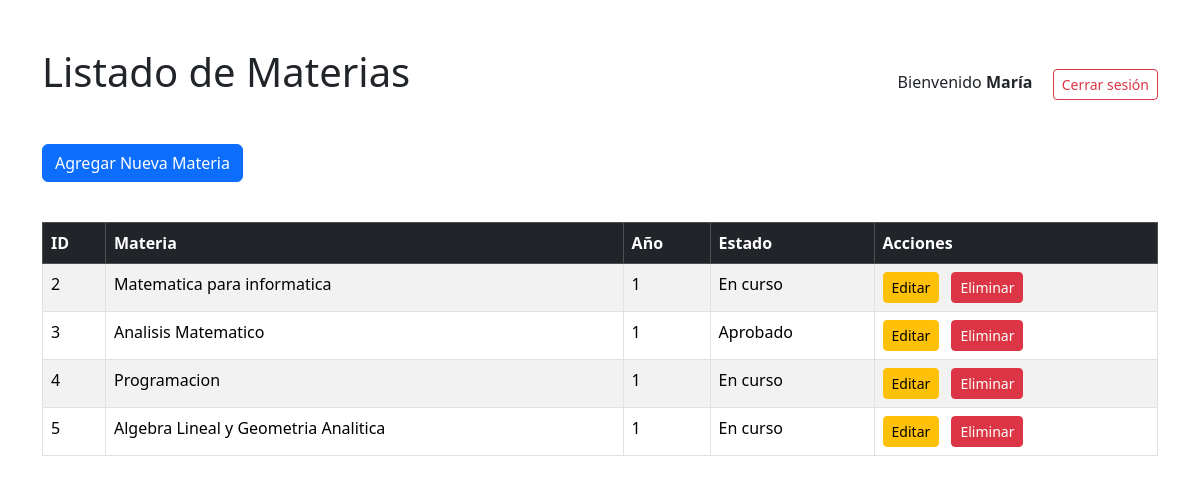
The page /index.php?action=index (signed in) on the database its author committed.
### tables this page shows
CREATE TABLE `materias` (
  `idMateria` int(11) NOT NULL,
  `mat_nombre` varchar(60) NOT NULL,
  `mat_anio` int(11) NOT NULL,
  `mat_activo` tinyint(1) NOT NULL DEFAULT 1,
  `idEstado` int(11) NOT NULL
);

CREATE TABLE `estados` (
  `idEstado` int(11) NOT NULL,
  `est_nombre` varchar(20) NOT NULL,
  `est_activo` tinyint(1) NOT NULL DEFAULT 1
);

### controllers/MateriaController.php (called while the page is built, shortened)
<?php
require_once('../models/Materia.php');
class MateriaController{
    private $modeloMateria;
    public function __construct($conexion){
        $this->modeloMateria = new Materia($conexion);
    }
    public function index(){
        $materias = $this->modeloMateria->obtenerTodas();
        require_once('../views/materias/index.php');
    }
}
?>

### models/Materia.php (called while the page is built, shortened)
<?php
class Materia{
    private $conn;
    public function __construct($conexion){
        $this->conn = $conexion;
    }
    public function obtenerTodas(){
        $sql = "SELECT m.idMateria, m.mat_nombre AS mat_nombre, m.mat_anio, e.est_nombre AS est_nombre
        FROM materias m
        INNER JOIN estados e ON m.idEstado = e.idEstado
        WHERE m.mat_activo = 1;";
        $resultado = $this->conn->query($sql);
        $materias = [];
        while($fila = $resultado->fetch_assoc()){
            $materias[] = $fila;
        }
        return $materias;
    }
}
?>

### views/materias/index.php (the view)
<?php require __DIR__ . "/../layouts/header.php"; ?>
<div class="container mt-5">
    <div class="d-flex justify-content-between align-items-center mb-4">
        <h1 class="text-center mb-4">Listado de Materias</h1>
        <div>
            <span class="me-3">Bienvenido <strong><?= htmlspecialchars($_SESSION['usuario_nombre'])?></strong></span>
            <a href="index.php?action=logout" class="btn btn-outline-danger btn-sm">Cerrar sesión</a>
        </div>
    </div>
    <?php if(isset($_SESSION['usuario_rol']) && $_SESSION['usuario_rol'] === 'admin'): ?>
    <a href="index.php?action=crear" class="btn btn-primary mb-3">Agregar Nueva Materia</a>
    <br><br>
    <?php endif; ?>
    <table class="table table-striped table-bordered table-hover">
        <thead class="table-dark">
            <tr>
                <th>ID</th>
                <th>Materia</th>
                <th>Año</th>
                <th>Estado</th>
                <?php if(isset($_SESSION['usuario_rol']) && $_SESSION['usuario_rol'] === 'admin'): ?>
                <th>Acciones</th>
                <?php endif; ?>
            </tr>
        </thead>
        <tbody>
            <?php
            foreach ($materias as $materia) {
                echo "<tr>";
                echo "<td>" . $materia['idMateria'] . "</td>";
                echo "<td>" . $materia['mat_nombre'] . "</td>";
                echo "<td>" . $materia['mat_anio'] . "</td>";
                echo "<td>" . $materia['est_nombre'] . "</td>";
                if(isset($_SESSION['usuario_rol']) && $_SESSION['usuario_rol'] === 'admin'){
                    echo "<td>";
                    echo "<a href='index.php?action=editar&id={$materia['idMateria']}' class='btn btn-warning btn-sm me-2'>Editar</a>    ";
                    echo "<a href='index.php?action=eliminar&id={$materia['idMateria']}' class='btn btn-danger btn-sm'>Eliminar</a>";
                    echo "</td>";
                }
                echo "</tr>";
           }
            ?>
        </tbody>
    </table>
</div>
<?php require __DIR__ . "/../layouts/footer.php"; ?>

### public/index.php (shortened to what this page needs)
<?php
require_once("../controllers/MateriaController.php");
require_once("../config/conexion.php");
$materiaController = new MateriaController($conn);
$action = $_GET["action"] ?? "login";
switch ($action){
    case "index":
        $materiaController->index();
        break;
}
?>

### views/layouts/header.php (shortened to what this page needs)
<!DOCTYPE html>
<html lang="es">
<head>
    <link href="https://cdn.jsdelivr.net/npm/bootstrap@5.3.3/dist/css/bootstrap.min.css" rel="stylesheet">
</head>
<body>

### views/layouts/footer.php
</body>
</html>

### rows shown on the page
materias: idMateria "2", mat_nombre "Matematica para informatica", mat_anio "1", idEstado.est_nombre "En curso"
materias: idMateria "3", mat_nombre "Analisis Matematico", mat_anio "1", idEstado.est_nombre "Aprobado"
materias: idMateria "4", mat_nombre "Programacion", mat_anio "1", idEstado.est_nombre "En curso"
materias: idMateria "5", mat_nombre "Algebra Lineal y Geometria Analitica", mat_anio "1", idEstado.est_nombre "En curso"

### other values the page prints
$_SESSION['usuario_nombre'] "María"
